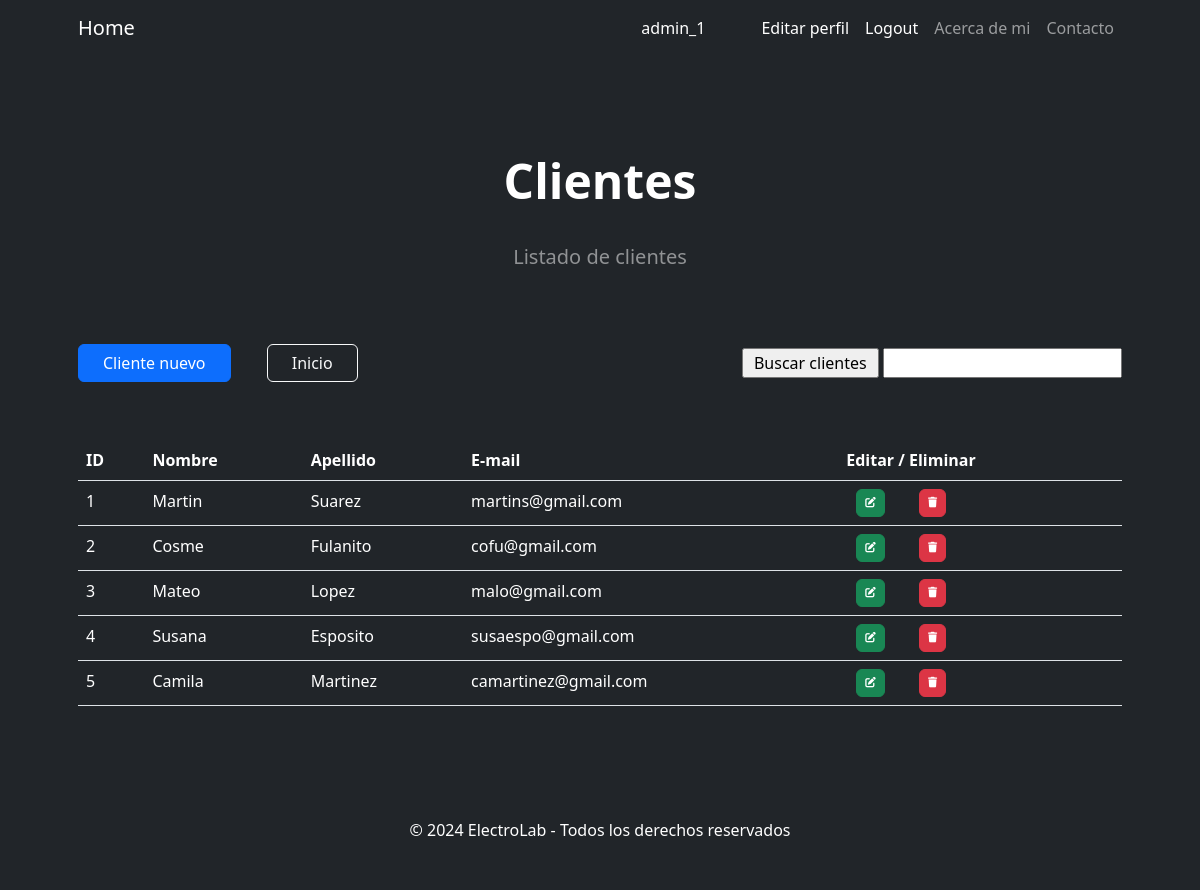
The app's page /AppSitio/clientes/ (signed in) with its own data.
### AppSitio/models.py (models this page shows, shortened)
class Cliente(models.Model):
    nombre = models.CharField(max_length=50)
    apellido = models.CharField(max_length=50)
    email = models.EmailField()

### AppSitio/views.py (the view)
# urls.py: path('clientes/', clientes, name = "clientes"),
@login_required
@user_passes_test(es_admin)
def clientes(request):
    contexto = {'clientes': Cliente.objects.all()}
    return render(request, "AppSitio/clientes.html", contexto)

### AppSitio/views.py (called while the page is built)
def es_admin(user):                                                 # Funcion para definir si pertenece al grupo Admins
    return user.groups.filter(name='Admins').exists()

### AppSitio/templates/AppSitio/clientes.html (shortened to what this page needs)
{% extends "AppSitio/home.html" %}
{% block principal %}
<h1 class="display-5 fw-bolder text-white mb-2">Clientes</h1>
<br>
<p class="lead text-white-50 mb-4">Listado de clientes</p>
{% endblock principal %}
{% block agregar %}
<div style="display: flex; justify-content: space-between; align-items: center; margin-bottom: 10px;">
    <div>
        <a class="btn btn-primary btn-md px-4 me-sm-3" href="{% url 'nuevo_cliente' %}">Cliente nuevo</a>
        <a class="btn btn-outline-light btn-md px-4 mx-3" href="{% url 'home' %}">Inicio</a>
    </div>
    <form action="{% url 'buscar_clientes' %}" method="get">
        <input type="submit" value=" Buscar clientes ">
        <input type="text" name="buscar" id="buscar" required>
    </form>
</div>
<br>
<br>
    <table class="table text-white">
        <thead>
            <tr>
                <th>ID</th>
                <th>Nombre</th>
                <th>Apellido</th>
                <th>E-mail</th>
                <th>Editar / Eliminar</th>
            </tr>
        </thead>
        <tbody>
    {% for c in clientes %}
            <tr>
                <td>{{ c.id }}</td>
                <td>{{ c.nombre }}</td>
                <td>{{ c.apellido }}</td>
                <td>{{ c.email }}</td>
                <td>
                    <a href="{% url 'editar_cliente' c.id %}" class="btn btn-success" style="--bs-btn-padding-y: .25rem; --bs-btn-padding-x: .5rem; --bs-btn-font-size: .75rem; margin-left: 10px; margin-right: 30px;">
                    </a>
                    <a href="{% url 'eliminar_cliente' c.id %}" class="btn btn-danger" style="--bs-btn-padding-y: .25rem; --bs-btn-padding-x: .5rem; --bs-btn-font-size: .75rem;">
                    </a>
                </td>
            </tr>
    {% endfor %}
        </tbody>
    </table>
{% endblock agregar %}

### AppSitio/templates/AppSitio/home.html (shortened to what this page needs)
<!DOCTYPE html>
<html lang="en">
    <head>
        {% load static %}
        <link href="https://cdn.jsdelivr.net/npm/bootstrap-icons@1.4.1/font/bootstrap-icons.css" rel="stylesheet" />
        <link href="{% static 'css/styles.css' %}" rel="stylesheet" />
        <link rel="stylesheet" href="https://cdnjs.cloudflare.com/ajax/libs/font-awesome/6.4.0/css/all.min.css">
    </head>
    <body>
        <nav class="navbar navbar-expand-lg navbar-dark bg-dark">
            <div class="container px-5">
                <a class="navbar-brand" href="{% url 'home' %}">Home</a>
                <div class="collapse navbar-collapse" id="navbarSupportedContent">
                    <ul class="navbar-nav ms-auto mb-2 mb-lg-0">
                        {% if user.is_authenticated %}
                            <a class="nav-link active" style="margin-right: 40px;">{{user.username}}</a>
                            <a class="nav-link active" aria-current="page" href="{% url 'editar_perfil' %}">Editar perfil</a>
                            <a class="nav-link active" aria-current="page" href="#" onclick="event.preventDefault(); document.getElementById('logout-form').submit();">Logout</a>
                        {% endif %}
                        <li class="nav-item"><a class="nav-link" href="{% url 'nosotros' %}">Acerca de mi</a></li>
                        <li class="nav-item"><a class="nav-link" href="{% url 'contacto' %}">Contacto</a></li>
                    </ul>
                </div>
            </div>
        </nav>
        <header class="bg-dark py-5">
            <div class="container px-5">
                <div class="row gx-5 justify-content-center">
                    <div class="col-lg-6">
                        <div class="text-center my-5">
                            {% block principal %}{% endblock principal %}
                        </div>
                    </div>
                </div>
                {% block agregar %}
                {% endblock agregar %}
            </div>
        </header>
        <footer class="py-5 bg-dark">
            <div class="container px-5"><p class="m-0 text-center text-white">&copy; 2024 ElectroLab - Todos los derechos reservados</p></div>
        </footer>
    </body>
</html>

### records on screen
Cliente: id "1", nombre "Martin", apellido "Suarez", email "martins@gmail.com"
Cliente: id "2", nombre "Cosme", apellido "Fulanito", email "cofu@gmail.com"
Cliente: id "3", nombre "Mateo", apellido "Lopez", email "malo@gmail.com"
Cliente: id "4", nombre "Susana", apellido "Esposito", email "susaespo@gmail.com"
Cliente: id "5", nombre "Camila", apellido "Martinez", email "camartinez@gmail.com"

### other values on screen
{{ user.username }} "admin_1"
